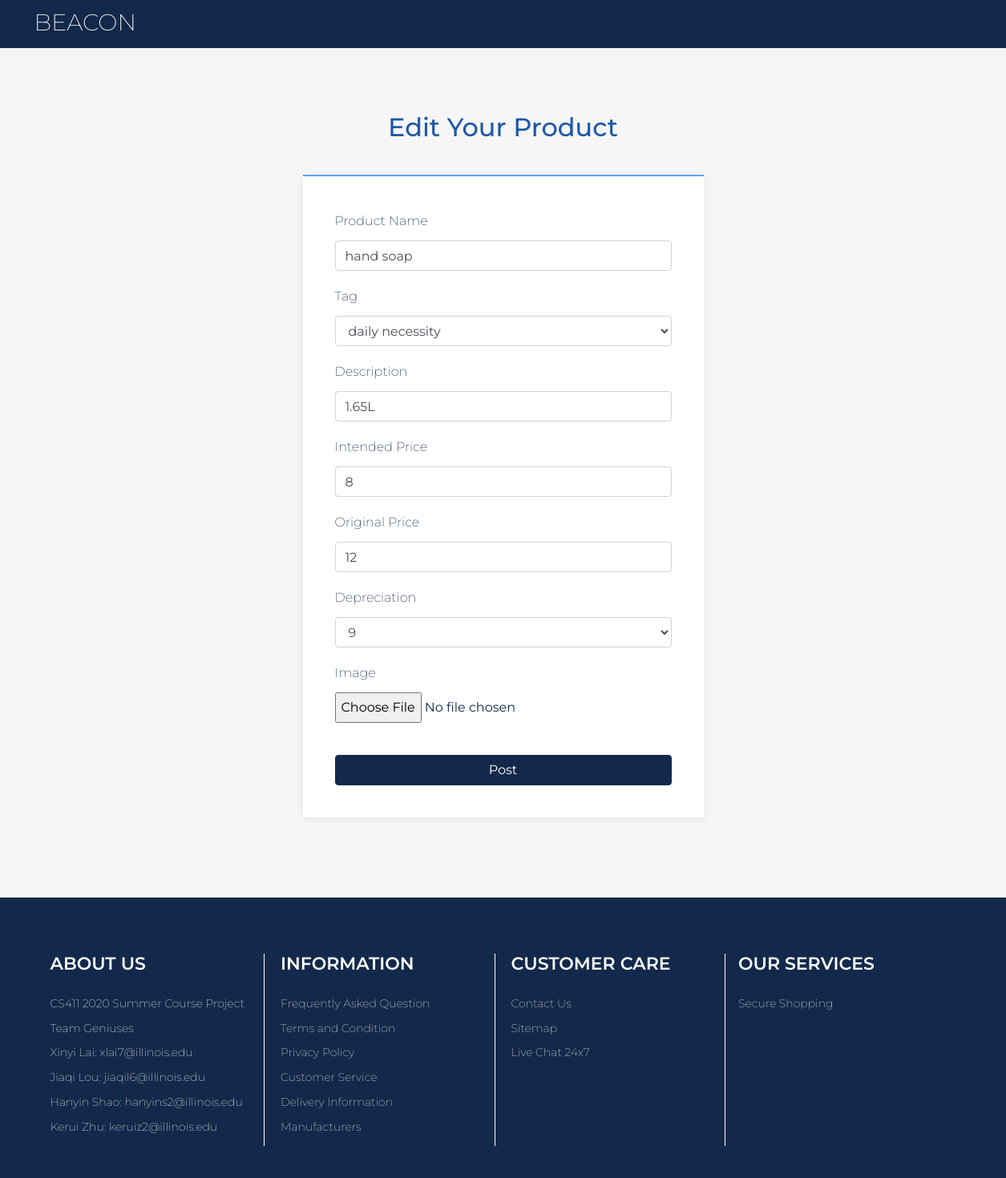
Page /edit_product.php?id=149 on the committed database.
### tables this page shows
CREATE TABLE `Sales` (
  `SaleId` int NOT NULL,
  `SellerId` varchar(50) DEFAULT NULL,
  `ProductName` varchar(50) DEFAULT NULL,
  `Tag` varchar(50) DEFAULT NULL,
  `Description` varchar(500) DEFAULT NULL,
  `Image` varchar(100) DEFAULT NULL,
  `IntendedPrice` double DEFAULT NULL,
  `OriginalPrice` double DEFAULT NULL,
  `Depreciation` int DEFAULT NULL,
  `IntendedBuyerId` varchar(50) DEFAULT NULL,
  `DatePost` timestamp NOT NULL DEFAULT CURRENT_TIMESTAMP
);

### edit_product.php (the view, shortened to what this page needs)
<?php
    $saleid = (int)$_GET['id'];
    if ($saleid) {
        if ($_SERVER["REQUEST_METHOD"] == "POST") {
            $seller_id = $_SESSION['curr_user'];
            $product_name = ppc($_POST["product_name"]);
            $tag = ppc($_POST["tag"]);
            $description = ppc($_POST["description"]);
            $intended_price = (double)ppc($_POST["intendedPrice"]);
            $original_price = (double)ppc($_POST["originalPrice"]);
            $depreciation = (int)$_POST["depreciation"];
            if ($product_name != "" && $intended_price > 0 && $original_price > 0
                && file_exists($_FILES['image']['tmp_name']) ) {
                $upload_dir="images/".$seller_id."/";
                if(!is_dir($upload_dir)) { mkdir($upload_dir); }
                $postfix = substr($_FILES['image']['name'],strrpos($_FILES['image']['name'],'.'));
                $filename = $upload_dir.date("YmdHis").$postfix;
                if(move_uploaded_file($_FILES['image']['tmp_name'], $filename)){
                    $conn = connectDB();
                    $sql = "SELECT * FROM Sales WHERE SaleId=$saleid";
                    $result = $conn->query($sql);
                    if ($result) {
                        $row = mysqli_fetch_assoc($result);
                        $original_filepath = $row['Image'];
                        if(is_file($original_filepath)) {
                            unlink($original_filepath);
                        }
                    }
                    else {
                        $msg = "Delete old image Error: " . $sql . "<br>" . $conn->error;
                        header("location:index.php");
                        exit;
                    }
                    $sql = "UPDATE Sales
						    SET ProductName = '$product_name', Tag = '$tag', Description = '$description', Image = '$filename', IntendedPrice = '$intended_price', OriginalPrice = '$original_price', Depreciation = '$depreciation'
                            WHERE SaleId = '$saleid'";
                    if ($conn->query($sql)) {
                        header("location:myproducts.php");
                        exit;
                    } else {
                        $msg = 'Update fail';
                    }
                    $conn->close();
                } else {
                    $msg = 'Store fail';
                }
            } else if($product_name != "" && $intended_price > 0 && $original_price > 0){
                $conn = connectDB();
                $sql = "UPDATE Sales
                        SET ProductName = '$product_name', Tag = '$tag', Description = '$description', IntendedPrice = '$intended_price', OriginalPrice = '$original_price', Depreciation = '$depreciation'
                        WHERE SaleId = '$saleid'";
                if ($conn->query($sql)) {
                    header("location:myproducts.php");
                    exit;
                } else {
                    $msg = 'Update fail';
                }
                $conn->close();
            }
            else{
                $msg = 'Wrong information';
            }
        }
        else {
            $conn = connectDB();
            $sql = "SELECT * FROM Sales WHERE SaleId=$saleid";
            $result = $conn->query($sql);
            if ($result) {
                $row = mysqli_fetch_assoc($result);
                $product_name = $row['ProductName'];
                $tag = $row['Tag'];
                $description = $row['Description'];
                $intended_price = $row['IntendedPrice'];
                $original_price = $row['OriginalPrice'];
                $depreciation = $row['Depreciation'];
            }
            else {
                $msg = "Error: " . $sql . "<br>" . $conn->error;
            }
        }
    }
?>
<!DOCTYPE html>
<html>
<head>
    <link rel="stylesheet" href="assets/bootstrap/css/bootstrap.min.css">
    <link rel="stylesheet" href="assets/css/baguetteBox.min.css">
    <link rel="stylesheet" href="assets/css/smoothproducts.css">
</head>
<body>
    <nav class="navbar navbar-dark navbar-expand-lg bg-primary clean-navbar" style="height: 60px; padding-top: 30px;">
        <div class="container"><a class="navbar-brand text-white logo" href="index.php"><p style="font-size: larger;">BEACON</p></a>
        </div>
    </nav>
    <main class="page post-page">
        <section class="clean-block clean-form dark">
            <div class="container">
                <div class="block-heading">
                    <h2 class="text-info">Edit Your Product</h2>
				</div>
                <form action="" method="post" enctype="multipart/form-data">
                    <div class="form-group">
						<label for="focusedInput">Product Name</label>
						<input class="form-control item" type="text" name="product_name" value="<?php echo $product_name;?>"/>
					</div>
					<div class="form-group">
						<label for="focusedInput">Tag</label><span class="warning"> <?php echo $tag_err;?></span>
                        <select class="form-control" id="tag" name="tag">
							<optgroup label="tag">
                                <option value="daily necessity" <?php echo $tag=="daily necessity" ? 'selected':'' ?> >daily necessity</option>
							</optgroup>
						</select>
					</div>
                    <div class="form-group">
						<label for="focusedInput">Description</label> <span class="warning">
						<input class="form-control item" type="text" name="description" value="<?php echo $description;?>"/>
					</div>
                    <div class="form-group">
						<label for="focusedInput">Intended Price</label>
						<input class="form-control item" type="text" name="intendedPrice" value="<?php echo $intended_price;?>"/>
					</div>
                    <div class="form-group">
						<label for="focusedInput">Original Price</label>
						<input class="form-control item" type="text" name="originalPrice" value="<?php echo $original_price;?>"/>
					</div>
                    <div class="form-group">
						<label for="selectError3">Depreciation</label>
						<select class="form-control" id="selectError3" name="depreciation">
							<optgroup label="Depreciation">
								<option value="9" <?php echo $depreciation==9 ? 'selected':'' ?> >9</option>
							</optgroup>
						</select>
					</div>
                    <div class="form-group">
						<label for="focusedInput">Image</label><br/>
						<input type="file" name="image"/><br/>
					</div>
                    <div class="form-group">
                        <fieldset>
                        </fieldset>
                    </div>
				    <button class="btn btn-primary btn-block" type="submit" name="submit">Post</button>
			    </form>
            </div>
        </section>
    </main>
	<footer class="page-footer dark">
        <div class="container">
            <div class="row">
                <div class="col-sm-3">
                    <div class="single-widget">
                        <h5>ABOUT US</h5>
                        <ul>
                            <span class="white-font">CS411 2020 Summer Course Project</br></span>
                            <span class="white-font">Team Geniuses</br></span>
                            <span class="white-font">Xinyi Lai: xlai7@illinois.edu</br></span>
                            <span class="white-font">Jiaqi Lou: jiaqil6@illinois.edu</br></span>
                            <span class="white-font">Hanyin Shao: hanyins2@illinois.edu</br></span>
                            <span class="white-font"> Kerui Zhu: keruiz2@illinois.edu</span>
                        </ul>
                    </div>
                </div>
                <div class="col-sm-3">
                    <div class="single-widget">
                    	<h5>INFORMATION</h5>
                        <ul>
                            <span class="white-font"><a href="#">Frequently Asked Question</a></br></span>
                            <span class="white-font"><a href="#">Terms and Condition</a></br></span>
                            <span class="white-font"><a href="#">Privacy Policy</a></br></span>
                            <span class="white-font"><a href="#">Customer Service</a></br></span>
                            <span class="white-font"><a href="#">Delivery Information</a></br></span>
                            <span class="white-font"><a href="#">Manufacturers</a></br></span>
                        </ul>
                    </div>
                </div>
                <div class="col-sm-3">
                    <div class="single-widget">
                    	<h5>CUSTOMER CARE</h5>
                        <ul>
                            <span class="white-font"><a href="#">Contact Us</a></br></span>
                            <span class="white-font"><a href="#">Sitemap</a></br></span>
                            <span class="white-font"><a href="#">Live Chat 24x7</a></br></span>
                        </ul>
                    </div>
                </div>
                <div class="col-sm-3">
                    <div class="single-widget-1">
                    <h5>OUR SERVICES</h5>
                        <ul>
                            <span class="white-font"><a href="#">Secure Shopping</a></br></span>
                        </ul>
                    </div>
				</div>
            </div>
        </div>
	</footer>
</body>
</html>

### assets/css/smoothproducts.css (style rules this page uses)
html, body { height: 100%; width: 100%; }
.white-font { color: #DDDEDE; padding-top: 20px; padding-right: 10px; line-height: 2.2em; font-size: 14px; }
.single-widget { border-style: solid; border-width: 0 1px 0 0; border-color: #fff; margin-left: -60px; margin-right: 80px; min-height: 240px; }
.single-widget-1 { margin-left: -64px; margin-right: 80px; min-height: 240px; }
.row { margin-left: 50px; margin-right: -90px; min-height: 280px; }
.warning { font-size: 14px; color: crimson; }
.navbar-brand { margin-left: -30px; }

### rows in the picture
sales: product_name "hand soap", tag "daily necessity", description "1.65L", intendedPrice "8", originalPrice "12", depreciation "9"
